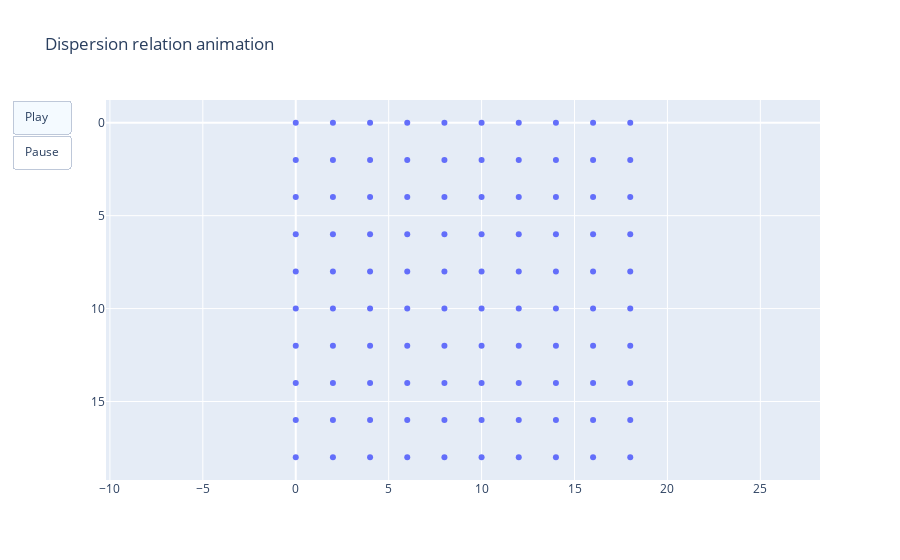

Notebook code for this chart:
### Markdown cell above
# Animation

### Code cell
import numpy as np
import plotly.graph_objects as go

# N=10 -78
mode = 154
w = ws[mode] 

grid_cell_size = 2

grid = np.array([[[grid_cell_size * i, grid_cell_size * j] for i in range(Nx)] for j in range(Ny)], dtype=np.complex128)

# Print infos
print("Angular frequency: ", w)

# Parameters for animation
fps = 30 # /s
animation_length = 10 # s

dgrid = np.zeros(grid.shape, dtype=np.complex128)

for mx in range(Nx):
    for my in range(Ny):
        dgrid[my, mx] = evecs[mode].dot(np.kron(d.ket(mx, my), np.eye(2)))
#         dgrid[my, mx] = evecs[mode].dot(np.kron(np.eye(2), d.ket(mx, my)))
        



# Construct frames
frames = []
for t in range(int(animation_length * fps)):
    dt = t / fps
    dphase = dt * w * 2 * np.pi
    current_grid = grid + dgrid * np.exp(1.j * dphase)
    x = current_grid[:, :, 0].flatten()
    y = current_grid[:, :, 1].flatten()
    frames.append(go.Frame(data=[go.Scatter(x=x.real, y=y.real, mode='markers')]))

# Figure components
start_button = dict(
        label="Play",
        method="animate",
        args=[
            None, 
            {
                "frame":{"duration": 1000 / fps, "redraw": False},
                "fromcurrent": True, 
                "transition": {"duration": 100}
            }])
pause_button = dict(
        label="Pause",
        method="animate",
        args=[
            [None], 
            {
                "frame": {"duration": 0, "redraw": False},
                "mode": "immediate",
                "transition": {"duration": 0}
            }])

# Plot
fig = go.Figure(
    data=frames[0].data,
    layout=go.Layout(
        title="Dispersion relation animation",
        yaxis=dict(scaleanchor="x", scaleratio=1, autorange='reversed'),
        updatemenus=[
            dict(
                type="buttons",
                buttons=[start_button, pause_button
            ])
        ]
    ),
    frames=frames[1:])
fig.show()

### Figure 1 — Plotly figure (JSON) as saved in the notebook; plotly's stock layout.template omitted (floating-point values rounded to 4 significant figures)
{"data": [{"mode": "markers", "type": "scatter", "x": [0, 2, 4, 6, 8, 10, 12, 14, 16, 18, 0, 2, 4, 6, 8, 10, 12, 14, 16, 18, 0, 2, 4, 6, 8, 10, 12, 14, 16, 18, 0, 2, 4, 6, 8, 10, 12, 14, 16, 18, 0, 2, 4, 6, 8, 10, 12, 14, 16, 18, 0, 2, 4, 6, 8, 10, 12, 14, 16, 18, 0, 2, 4, 6, 8, 10, 12, 14, 16, 18, 0, 2, 4, 6, 8, 10, 12, 14, 16, 18, 0, 2, 4, 6, 8, 10, 12, 14, 16, 18, 0, 2, 4, 6, 8, 10, 12, 14, 16, 18], "y": [0, 0, 0, 0, 0, 0, 0, 0, 0, 0, 2, 2, 2, 2, 2, 2, 2, 2, 2, 2, 4, 4, 4, 4, 4, 4, 4, 4, 4, 4, 6, 6, 6, 6, 6, 6, 6, 6, 6, 6, 8, 8, 8, 8, 8, 8, 8, 8, 8, 8, 10, 10, 10, 10, 10, 10, 10, 10, 10, 10, 12, 12, 12, 12, 12, 12, 12, 12, 12, 12, 14, 14, 14, 14, 14, 14, 14, 14, 14, 14, 16, 16, 16, 16, 16, 16, 16, 16, 16, 16, 18, 18, 18, 18, 18, 18, 18, 18, 18, 18]}], "layout": {"title": {"text": "Dispersion relation animation"}, "updatemenus": [{"buttons": [{"args": [null, {"frame": {"duration": 33.33, "redraw": false}, "fromcurrent": true, "transition": {"duration": 100}}], "label": "Play", "method": "animate"}, {"args": [[null], {"frame": {"duration": 0, "redraw": false}, "mode": "immediate", "transition": {"duration": 0}}], "label": "Pause", "method": "animate"}], "type": "buttons"}], "yaxis": {"autorange": "reversed", "scaleanchor": "x", "scaleratio": 1}}}
